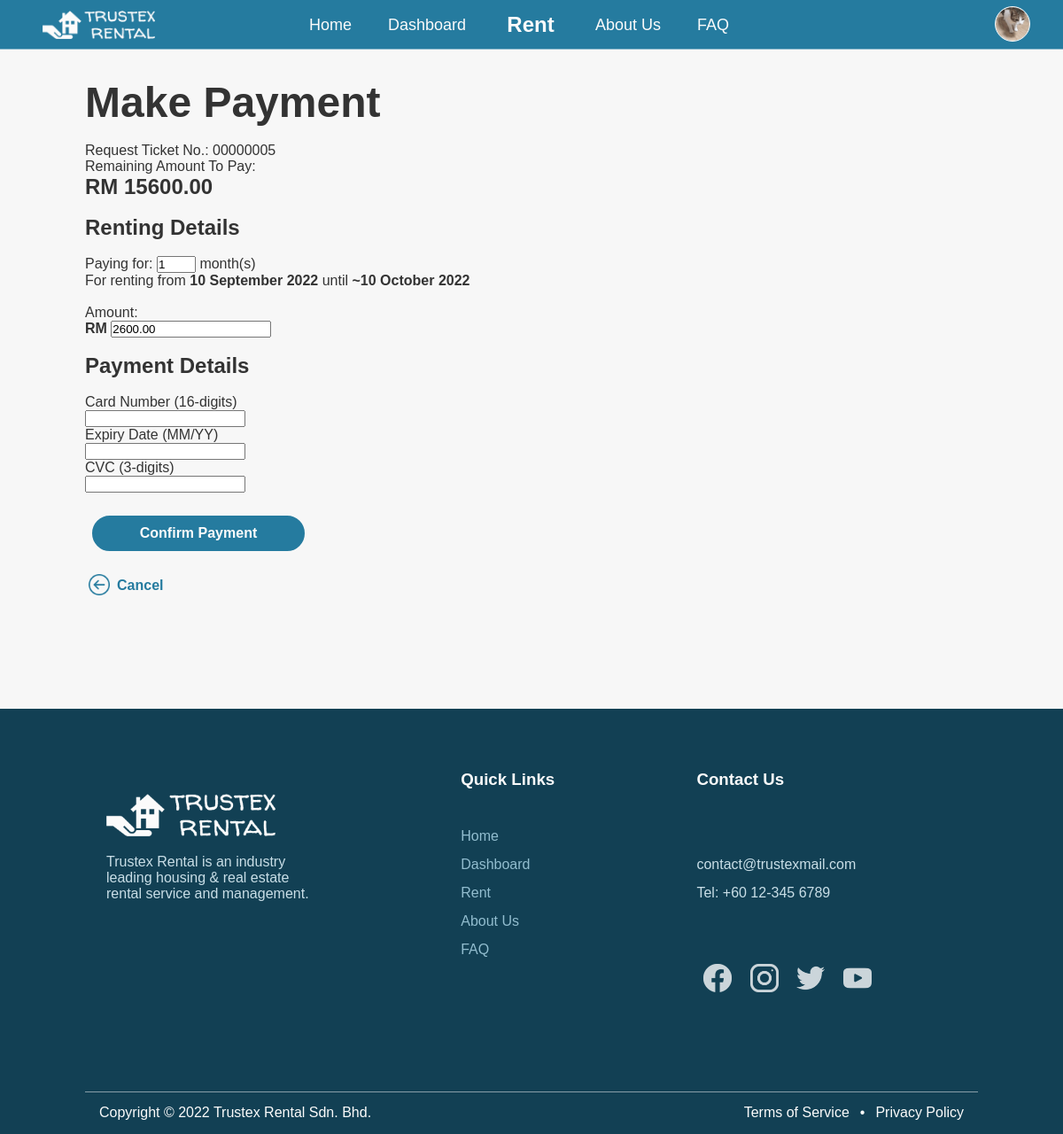
/payment.php?ticket=5 (signed in), run on an earlier commit of the app's database.
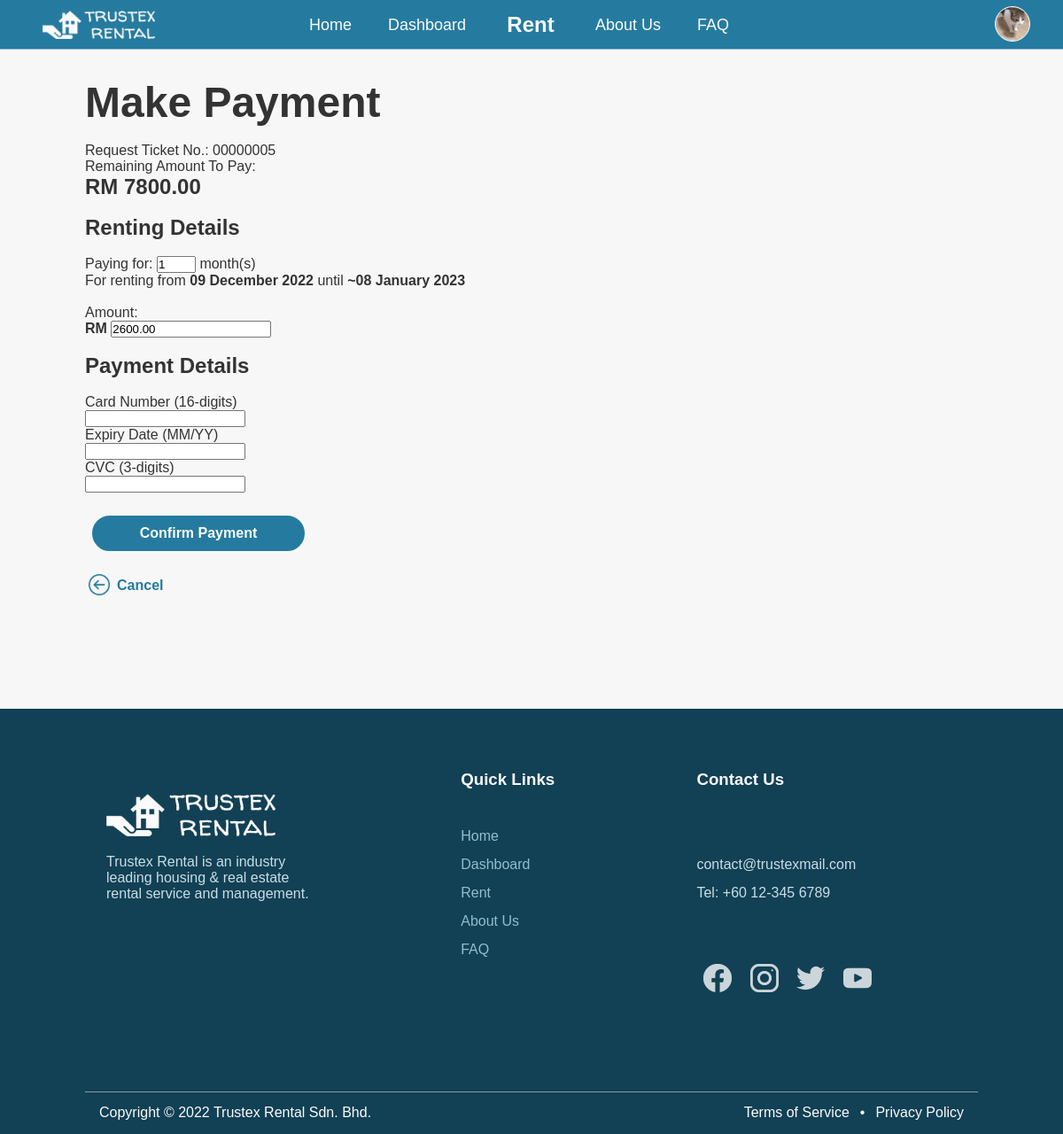
And on a later commit of the database.
### tables this page shows
CREATE TABLE `request` (
  `ticketNo` int(8) NOT NULL,
  `userID` int(10) NOT NULL,
  `listingID` int(12) NOT NULL,
  `requestTimestamp` timestamp NOT NULL DEFAULT current_timestamp() ON UPDATE current_timestamp(),
  `rentStartDate` date DEFAULT NULL,
  `rentEndDate` date DEFAULT NULL,
  `rentDuration` int(2) NOT NULL,
  `rentNumTenants` int(2) NOT NULL,
  `requestStatus` varchar(32) NOT NULL DEFAULT 'Pending'
);

### payment.php (the view, shortened to what this page needs)
<?php
  $ticket_no = $_GET['ticket'];
  include("dbconnect.php");
  $sql = "SELECT *
          FROM request
          LEFT JOIN (
            SELECT propertyName, propertyAddress, listingID, landlord.landlordRegNo, userFName, userLName, rentPrice
            FROM property, listing, user, landlord
            WHERE listing.propertyID = property.propertyID AND landlord.landlordRegNo = property.landlordRegNo AND user.userID = landlord.userID
          ) AS list ON request.listingID = list.listingID
          WHERE ticketNo = '$ticket_no'";
  $result = mysqli_query($connect, $sql) or die ("Error: ".mysqli_error());
  $rent = mysqli_fetch_assoc($result);
?>
<!DOCTYPE html>
<html>
  <body id="payment">
    <div class="default-container container-margin">
      <form method="POST" action="" enctype="multipart/form-data">
        <?php
          include("dbconnect.php");
          $sql = "SELECT *
                  FROM payment
                  WHERE ticketNo = '$ticket_no'";
          $payments = mysqli_query($connect, $sql) or die ("Error: ".mysqli_error());
          $num_payments_made = 0;
          while ($payment = mysqli_fetch_array($payments)) {
            $num_payments_made += $payment['paymentDuration'];
          }
          $months_left = $rent['rentDuration'] - $num_payments_made;
          $payments_left = $months_left * $rent['rentPrice'];
        ?>
        <h1>Make Payment</h1><br>
        <p>Request Ticket No.: <?php echo sprintf("%08d",$ticket_no) ?></p>
        <p>Remaining Amount To Pay: <br><h2>RM <?php echo sprintf("%.2f",$payments_left) ?></h2></p><br>
        <h2>Renting Details</h2><br>
        <label for="num-month">Paying for: </label>
        <input id="num-months" class="num-months" min="1" max="<?php echo $months_left ?>" name="num-months" value="1" type="number" required> month(s)<br>
        <?php
          $next_payment_date = new DateTime($rent['rentStartDate']);
          $num_days = $num_payments_made * 30;
          $next_payment_date->add(new DateInterval('P'.$num_days.'D'));
          $until_date = clone $next_payment_date;
          $num_days_paid = 1 * 30;
          $until_date->add(new DateInterval('P'.$num_days_paid.'D'));
        ?>
        <p id="pay-for-date">For renting from <b><?php echo $next_payment_date->format('d F Y') . "</b> until <b>~" . $until_date->format('d F Y') ?></b></p><br>
        <label for="amount-paid">Amount: </label><br>
        <b>RM <input id="amount-paid" type="text" name="amount-paid" value="<?php echo sprintf("%.2f", $rent['rentPrice']) ?>" readonly><br></b><br>
        <h2>Payment Details</h2><br>
        <label for="card-no">Card Number (16-digits)</label><br>
        <input type="text" name="card-no" value="" required><br>
        <label for="card-no">Expiry Date (MM/YY)</label><br>
        <input type="text" name="card-exp" value="" required><br>
        <label for="card-no">CVC (3-digits)</label><br>
        <input type="text" name="card-cvc" value="" required><br>
        <br>
        <input class="make-payment-button" id="confirm-payment" type="submit" name="confirm-payment" value="Confirm Payment">
      </form>
      <br>
      <a class="return-dashboard" href="dashboard.php">
        <img src="assets/icons/back-button.png"></img>
        <h4>Cancel</h4>
      </a>
    </div>
  </body>
</html>

What changed in the data, as far as the page shows it:
changed request: rentStartDate "10 September 2022" → "09 December 2022"; rentStartDate "10 October 2022" → "08 January 2023"
Also different on the page:
$payments_left: "15600.00" → "7800.00"
